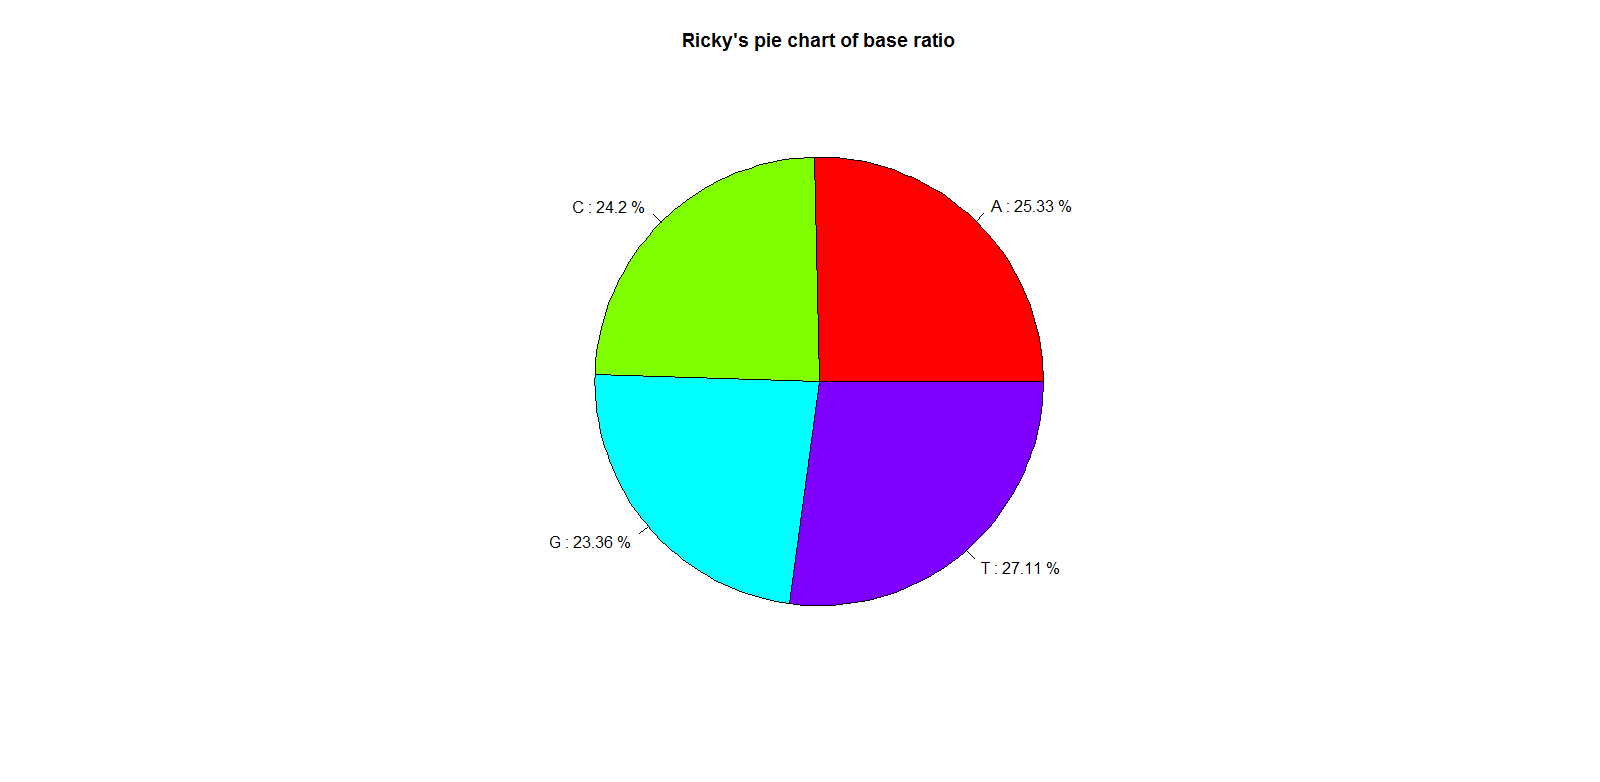

The R source for this figure:
setwd("E:/git/BioStat-2018/Assignment-1")#打开文件所在目录
S=length(LN <-readLines("tmp.fastq"))#将文件导入R,逐行读取文件，生成向量或列表，并计算向量长度（或列表中元素个数元素）
s=S/4#计算碱基序列条数
c=gsub("N","",LN[seq(from= 2,to= s,by= 4)])#从第二行开始，依次提取碱基序列所在行，步长为4，同时删除字符N
p=strsplit(c,"")# 将每行序列中的碱基单独拆分成为一个字符串
x=table(P=unlist(p))#将列表转化为向量，并计算出相同元素的个数
v<-paste(names(x),":" ,round(100*x/sum(x), 2),"%") #计算出碱基的频率
pie(x,labels= v ,col=rainbow(length(x)),main = "Ricky's pie chart of base ratio")#生成饼图
print(s)#输出碱基序列条数
